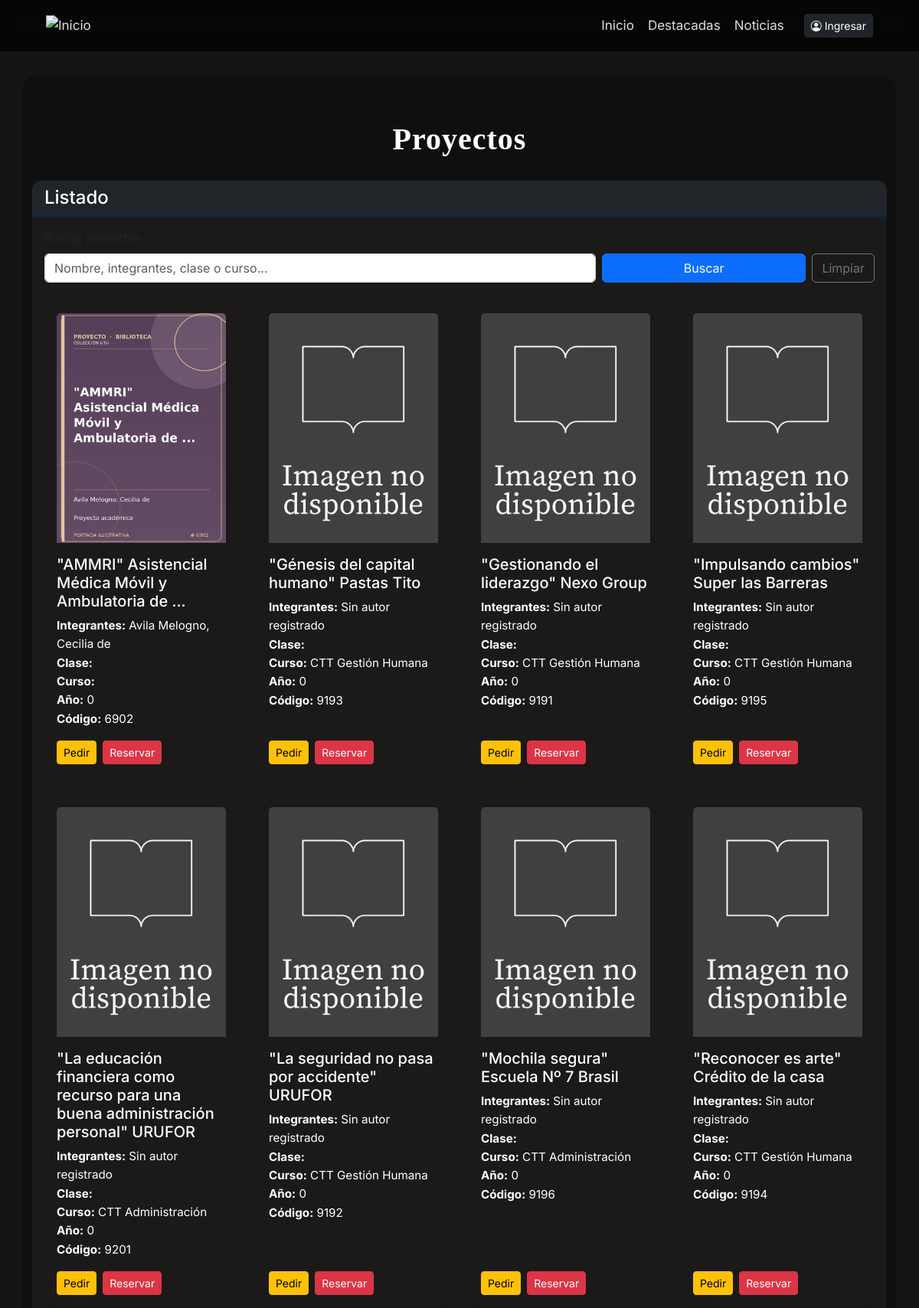
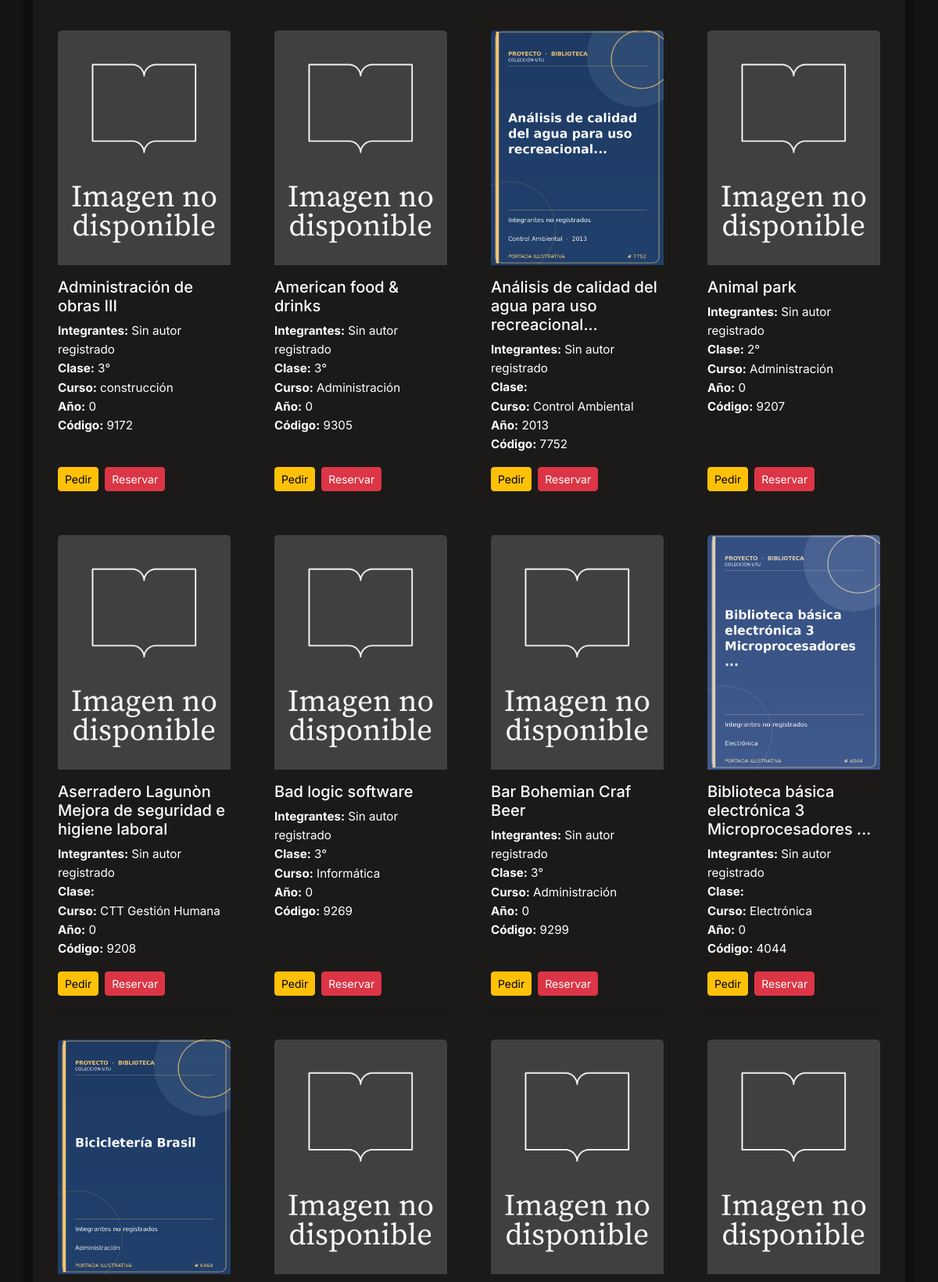
/index.php?accion=listarProyectosP (upper part), run on the app's committed database (2 pictures, top to bottom).
### tables this page shows
CREATE TABLE `proyectos` (
  `id` int(11) NOT NULL,
  `stock` int(10) UNSIGNED NOT NULL DEFAULT 1,
  `nombre` varchar(500) NOT NULL,
  `integrantes` varchar(255) DEFAULT NULL,
  `anio` int(11) NOT NULL DEFAULT 0,
  `cantidad_paginas` int(11) NOT NULL DEFAULT 0,
  `disponible` tinyint(1) NOT NULL DEFAULT 1,
  `portada` varchar(500) DEFAULT NULL,
  `numero_inventario` int(11) DEFAULT NULL,
  `fecha_ingreso` date DEFAULT NULL,
  `observaciones` text DEFAULT NULL,
  `categoria_inventario` varchar(100) DEFAULT NULL,
  `curso` varchar(50) DEFAULT NULL,
  `clase` varchar(50) DEFAULT NULL
);

### controllers/ProyectoController.php (called while the page is built, shortened)
<?php
function listarProyectosP() {
    global $pdo;
    $buscar = trim((string) ($_GET['buscar'] ?? ''));
    $paginaActual = max(1, (int) ($_GET['pagina'] ?? 1));
    $porPagina = 20;
    $totalRegistros = Proyecto::contarFiltrados($pdo, $buscar);
    $totalPaginas = max(1, (int) ceil($totalRegistros / $porPagina));
    $paginaActual = min($paginaActual, $totalPaginas);
    $proyectos = Proyecto::buscarPaginado($pdo, $paginaActual, $porPagina, $buscar);
    require __DIR__ . '/../views/proyectos/catalogoproyecto.php';
}

### models/proyecto.php (called while the page is built, shortened)
<?php
class Proyecto {
    private ?int   $id;
    private string $nombre;
    private string $integrantes;
    private int    $anio;
    private string $clase;
    private string $curso;
    private ?string $portada;
    public function __construct(string $nombre, string $integrantes,
                                int $anio, string $clase,
                                ?int $id = null, string $curso = '', ?string $portada = null) {
        $this->nombre            = $nombre;
        $this->integrantes             = $integrantes;
        $this->anio     = $anio;
        $this->clase    = $clase;
        $this->id       = $id;
        $this->curso    = $curso;
        $this->portada  = $portada;
    }
    public function getId() {
        return $this->id;
    }
    public function getNombre() {
        return $this->nombre;
    }
    public function getIntegrantes() {
        return $this->integrantes;
    }
    public function getAnio() {
        return $this->anio;
    }
    public function getClase() {
        return $this->clase;
    }
    public function getCurso() {
        return $this->curso;
    }
    public function getPortada() {
        return $this->portada;
    }
    public function getRutaPortada(): string {
        if (strpos($this->portada, 'uploads/proyectos/') === 0 ||
            strpos($this->portada, 'uploads/portadas/') === 0) {
            return $this->portada;
        }
        return 'uploads/portadas/' . $this->portada;
    }
    private static function desdeFila(array $f): Proyecto {
        return new Proyecto(
            $f['nombre'],
            (string) ($f['integrantes'] ?? ''),
            (int) $f['anio'],
            (string) ($f['clase'] ?? ''),
            (int) $f['id'],
            (string) ($f['curso'] ?? ''),
            $f['portada']
        );
    }
    private static function filtroBusqueda(string $buscar): array {
        if ($buscar === '') {
            return ['', []];
        }
        $like = '%' . $buscar . '%';
        return [
            ' WHERE nombre LIKE :nombre OR integrantes LIKE :integrantes OR clase LIKE :clase OR curso LIKE :curso OR CAST(anio AS CHAR) LIKE :anio',
            [
                ':nombre' => $like,
                ':integrantes' => $like,
                ':clase' => $like,
                ':curso' => $like,
                ':anio' => $like,
            ],
        ];
    }
    public static function contarFiltrados(PDO $pdo, string $buscar = ''): int {
        [$where, $params] = self::filtroBusqueda($buscar);
        $stmt = $pdo->prepare('SELECT COUNT(*) FROM proyectos' . $where);
        $stmt->execute($params);
        return (int) $stmt->fetchColumn();
    }
    public static function buscarPaginado(PDO $pdo, int $pagina, int $porPagina, string $buscar = ''): array {
        [$where, $params] = self::filtroBusqueda($buscar);
        $inicio = (max(1, $pagina) - 1) * $porPagina;
        $stmt = $pdo->prepare(
            'SELECT * FROM proyectos' . $where . ' ORDER BY nombre, id LIMIT :inicio, :cantidad'
        );
        $stmt->bindValue(':inicio', $inicio, PDO::PARAM_INT);
        $stmt->bindValue(':cantidad', $porPagina, PDO::PARAM_INT);
        $stmt->execute();
        $proyectos = [];
        foreach ($stmt->fetchAll(PDO::FETCH_ASSOC) as $fila) {
            $proyectos[] = self::desdeFila($fila);
        }
        return $proyectos;
    }
}

### views/proyectos/catalogoproyecto.php (the view, shortened to what this page needs)
<?php require __DIR__ . '/../../includes/header2.php'; ?>
<h1 class="titulo mt-5"><b>Proyectos</b></h1>
<div class="card">
    <div class="card-header bg-dark text-white">
        <h4 class="mb-0">Listado</h4>
    </div>
    <div class="card-body">
        <form method="GET" action="index.php" class="row g-2 align-items-end mb-4">
            <div class="col-12 col-md-8">
                <label class="form-label" for="buscar">Buscar proyectos</label>
                <input id="buscar" type="search" name="buscar" class="form-control" placeholder="Nombre, integrantes, clase o curso..." value="<?= htmlspecialchars($buscar, ENT_QUOTES, 'UTF-8') ?>">
            </div>
            <div class="col-12 col-md-4 d-flex gap-2">
                <button class="btn btn-primary flex-fill" type="submit">Buscar</button>
                <a class="btn btn-outline-secondary" href="index.php?accion=listarProyectosP" title="Limpiar búsqueda">Limpiar</a>
            </div>
        </form>
        <div class="row row-cols-1 row-cols-md-2 row-cols-lg-4 g-4">
            <?php foreach ($proyectos as $proyecto): ?>
                <div class="col">
                    <div class="card h-100 shadow-sm">
                        <div class="card-body d-flex flex-column">
                            <?php if ($proyecto->getPortada()): ?>
                                <img src="<?= htmlspecialchars($proyecto->getRutaPortada(), ENT_QUOTES, 'UTF-8') ?>"
                                     alt="Portada de <?= htmlspecialchars($proyecto->getNombre()) ?>"
                                     class="card-img-top mb-3"
                                     style="max-height: 400px; object-fit: cover;">
                            <?php else: ?>
                                <img src="assets/sin-portada.webp"
                                     alt="Portada por defecto"
                                     class="card-img-top mb-3"
                                     style="max-height: 400px; object-fit: cover;">
                            <?php endif; ?>
                            <h5 class="card-title">
                                <?= htmlspecialchars($proyecto->getNombre()) ?>
                            </h5>
                            <p class="card-text">
                                <b>Integrantes:</b> <?= htmlspecialchars($proyecto->getIntegrantes()) ?><br>
                                <b>Clase:</b> <?= htmlspecialchars($proyecto->getClase(), ENT_QUOTES, 'UTF-8') ?><br>
                                <b>Curso:</b> <?= $proyecto->getCurso() ?><br>
                                <b>Año:</b> <?= htmlspecialchars($proyecto->getAnio()) ?><br>
                                <b>Código:</b> <?= htmlspecialchars($proyecto->getId()) ?><br>
                            </p>
                            <div class="mt-auto d-flex gap-2">
                                <a href="index.php?accion=formSolicitudProyecto&amp;proyecto_id=<?= (int) $proyecto->getId() ?>&amp;tipo=prestamo"
                                   class="btn btn-warning btn-sm">
                                    Pedir
                                </a>
                                <a href="index.php?accion=formSolicitudProyecto&amp;proyecto_id=<?= (int) $proyecto->getId() ?>&amp;tipo=reserva"
                                   class="btn btn-danger btn-sm">
                                    Reservar
                                </a>
                            </div>
                        </div>
                    </div>
                </div>
            <?php endforeach; ?>
        </div>
    </div>
</div>
<?php require __DIR__ . '/../../includes/footer.php'; ?>

### css/style.css (style rules this page uses)
:root { --color-bg: #141414; --color-accent:#012a58; --color-accent-dark:skyblue; --radius-lg: 16px; --radius-md: 12px; --radius-sm: 8px; }
* { box-sizing: border-box; }
body { background-color: var(--color-bg); color: #ffffff; font-family: 'Inter', Arial, Helvetica, sans-serif; margin: 0; line-height: 1.6; background-image: url("../img/vintage.jpg"); background-repeat: no-repeat; background-size: cover; background-position: center; background-attachment: fixed; padding-top: 50px; }
.titulo { text-align: center; margin-top: 20px; margin-bottom: 30px; font-family: 'fantasy', serif; font-weight: 800; letter-spacing: 1px; }
.card { border: none; border-radius: var(--radius-md); overflow: hidden; transition: transform 0.15s ease, box-shadow 0.15s ease; font-size: 0.95rem; background-color: #1b1a19; }
.h-100 { height: 100% !important; background-color: #1b1a19 !important; }
.card-header.bg-dark { border-bottom: 2px solid var(--color-accent); }
.card-text { color: white }
.card-title { color: White }
.card-img-top { Height: 300px; width: 100%; object-fit: cover; }

### css/responsive.css (style rules this page uses)
img { max-width: 100%; }
.form-card, .card-body, .login-right { min-width: 0; }

### data on the page
proyectos: portada (picture), nombre "\"AMMRI\" Asistencial Médica Móvil y Ambulatoria de ...", integrantes "Avila Melogno, Cecilia de", anio "0", id "6902"
proyectos: nombre "\"Génesis del capital humano\" Pastas Tito", integrantes "Sin autor registrado", curso "CTT Gestión Humana", anio "0", id "9193"
proyectos: nombre "\"Gestionando el liderazgo\" Nexo Group", integrantes "Sin autor registrado", curso "CTT Gestión Humana", anio "0", id "9191"
proyectos: nombre "\"Impulsando cambios\" Super las Barreras", integrantes "Sin autor registrado", curso "CTT Gestión Humana", anio "0", id "9195"
proyectos: nombre "\"La educación financiera como recurso para una buena administración personal\" URUFOR", integrantes "Sin autor registrado", curso "CTT Administración", anio "0", id "9201"
proyectos: nombre "\"La seguridad no pasa por accidente\" URUFOR", integrantes "Sin autor registrado", curso "CTT Gestión Humana", anio "0", id "9192"
proyectos: nombre "\"Mochila segura\" Escuela Nº 7 Brasil", integrantes "Sin autor registrado", curso "CTT Administración", anio "0", id "9196"
proyectos: nombre "\"Reconocer es arte\" Crédito de la casa", integrantes "Sin autor registrado", curso "CTT Gestión Humana", anio "0", id "9194"
proyectos: nombre "Administración de obras III", integrantes "Sin autor registrado", clase "3°", curso "construcción", anio "0", id "9172"
proyectos: nombre "American food & drinks", integrantes "Sin autor registrado", clase "3°", curso "Administración", anio "0", id "9305"
proyectos: portada (picture), nombre "Análisis de calidad del agua para uso recreacional...", integrantes "Sin autor registrado", curso "Control Ambiental", anio "2013", id "7752"
proyectos: nombre "Animal park", integrantes "Sin autor registrado", clase "2°", curso "Administración", anio "0", id "9207"
proyectos: nombre "Aserradero Lagunòn Mejora de seguridad e higiene laboral", integrantes "Sin autor registrado", curso "CTT Gestión Humana", anio "0", id "9208"
proyectos: nombre "Bad logic software", integrantes "Sin autor registrado", clase "3°", curso "Informática", anio "0", id "9269"
proyectos: nombre "Bar Bohemian Craf Beer", integrantes "Sin autor registrado", clase "3°", curso "Administración", anio "0", id "9299"
proyectos: portada (picture), nombre "Biblioteca básica electrónica 3 Microprocesadores ...", integrantes "Sin autor registrado", curso "Electrónica", anio "0", id "4044"
proyectos: portada (picture)
